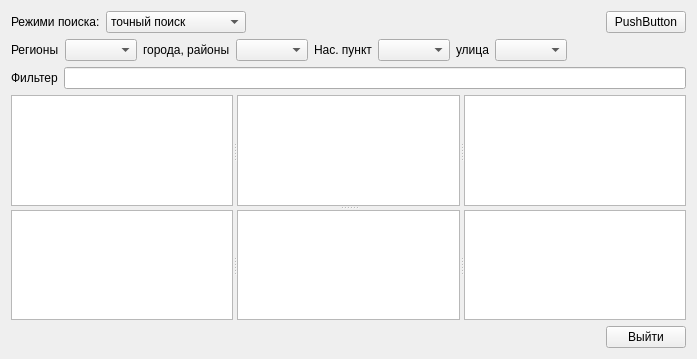
<?xml version="1.0" encoding="UTF-8"?>
<ui version="4.0">
 <class>WgtAddrObj</class>
 <widget class="QWidget" name="WgtAddrObj">
  <property name="geometry">
   <rect>
    <x>0</x>
    <y>0</y>
    <width>697</width>
    <height>359</height>
   </rect>
  </property>
  <property name="windowTitle">
   <string>Адреса</string>
  </property>
  <layout class="QVBoxLayout" name="verticalLayout">
   <item>
    <layout class="QHBoxLayout" name="horizontalLayout">
     <item>
      <widget class="QLabel" name="label_Mode">
       <property name="text">
        <string>Режими поиска:</string>
       </property>
      </widget>
     </item>
     <item>
      <widget class="QComboBox" name="comboBox">
       <item>
        <property name="text">
         <string>точный поиск</string>
        </property>
       </item>
       <item>
        <property name="text">
         <string>регион + нас. пункт</string>
        </property>
       </item>
       <item>
        <property name="text">
         <string>по улице</string>
        </property>
       </item>
       <item>
        <property name="text">
         <string>по контексту улицы</string>
        </property>
       </item>
      </widget>
     </item>
     <item>
      <spacer name="horizontalSpacer">
       <property name="orientation">
        <enum>Qt::Horizontal</enum>
       </property>
       <property name="sizeHint" stdset="0">
        <size>
         <width>40</width>
         <height>20</height>
        </size>
       </property>
      </spacer>
     </item>
     <item>
      <widget class="QPushButton" name="pushButton">
       <property name="text">
        <string>PushButton</string>
       </property>
      </widget>
     </item>
    </layout>
   </item>
   <item>
    <layout class="QHBoxLayout" name="horizontalLayout_2">
     <item>
      <widget class="QLabel" name="label_Regions">
       <property name="sizePolicy">
        <sizepolicy hsizetype="Preferred" vsizetype="Preferred">
         <horstretch>0</horstretch>
         <verstretch>0</verstretch>
        </sizepolicy>
       </property>
       <property name="text">
        <string>Регионы</string>
       </property>
      </widget>
     </item>
     <item>
      <widget class="QComboBox" name="comboBox_Regions"/>
     </item>
     <item>
      <widget class="QLabel" name="label_Area">
       <property name="text">
        <string>города, районы</string>
       </property>
      </widget>
     </item>
     <item>
      <widget class="QComboBox" name="comboBox_Area"/>
     </item>
     <item>
      <widget class="QLabel" name="label_Town">
       <property name="text">
        <string>Нас. пункт</string>
       </property>
      </widget>
     </item>
     <item>
      <widget class="QComboBox" name="comboBox_Towns"/>
     </item>
     <item>
      <widget class="QLabel" name="label_street">
       <property name="text">
        <string>улица</string>
       </property>
      </widget>
     </item>
     <item>
      <widget class="QComboBox" name="comboBox_Street"/>
     </item>
     <item>
      <spacer name="horizontalSpacer_3">
       <property name="orientation">
        <enum>Qt::Horizontal</enum>
       </property>
       <property name="sizeHint" stdset="0">
        <size>
         <width>40</width>
         <height>20</height>
        </size>
       </property>
      </spacer>
     </item>
    </layout>
   </item>
   <item>
    <layout class="QHBoxLayout" name="horizontalLayout_3">
     <item>
      <widget class="QLabel" name="label_Filter">
       <property name="text">
        <string>Фильтер</string>
       </property>
      </widget>
     </item>
     <item>
      <widget class="QLineEdit" name="lineEdit_Filter"/>
     </item>
    </layout>
   </item>
   <item>
    <widget class="QSplitter" name="splitter_3">
     <property name="orientation">
      <enum>Qt::Vertical</enum>
     </property>
     <widget class="QSplitter" name="splitter">
      <property name="orientation">
       <enum>Qt::Horizontal</enum>
      </property>
      <widget class="QTableView" name="tableView"/>
      <widget class="QTableView" name="tableView_2"/>
      <widget class="QTableView" name="tableView_3"/>
     </widget>
     <widget class="QSplitter" name="splitter_2">
      <property name="orientation">
       <enum>Qt::Horizontal</enum>
      </property>
      <widget class="QTableView" name="tableView_4"/>
      <widget class="QTableView" name="tableView_5"/>
      <widget class="QTableView" name="tableView_6"/>
     </widget>
    </widget>
   </item>
   <item>
    <layout class="QHBoxLayout" name="horizontalLayout_4">
     <item>
      <spacer name="horizontalSpacer_2">
       <property name="orientation">
        <enum>Qt::Horizontal</enum>
       </property>
       <property name="sizeHint" stdset="0">
        <size>
         <width>40</width>
         <height>20</height>
        </size>
       </property>
      </spacer>
     </item>
     <item>
      <widget class="QPushButton" name="pushButton_Exit">
       <property name="text">
        <string>Выйти</string>
       </property>
       <property name="icon">
        <iconset resource="res.qrc">
         <normaloff>:/img/Exit_32.png</normaloff>:/img/Exit_32.png</iconset>
       </property>
      </widget>
     </item>
    </layout>
   </item>
  </layout>
 </widget>
 <resources>
  <include location="res.qrc"/>
 </resources>
 <connections/>
</ui>
